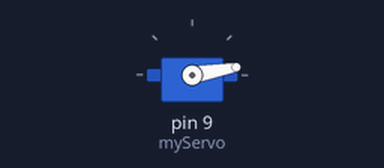
The sketch below on a simulated Arduino Uno, built with avr-gcc and run on an emulated ATmega328P. Shown: servo.

Above: at 0.05 s.
At 2.5 s:
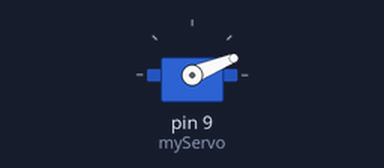
Timing chart, 0 to 5.3 s (numbered marks = the images above):
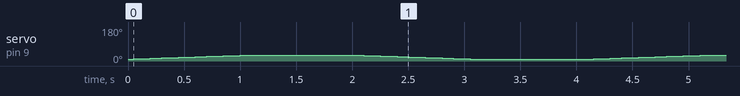

The sketch:

servo_moter.ino
```cpp
#include <Servo.h>

Servo myServo;
int pos = 0;

void setup() {
  myServo.attach(9);
}

void loop() {
  for (pos = 10; pos <= 30; pos += 1) {
    myServo.write(pos);
    delay(50);
  }

  delay(1000);

  for (pos = 30; pos >= 10; pos -= 1) {
    myServo.write(pos);
    delay(50);
  }

  delay(1000);
}
```
